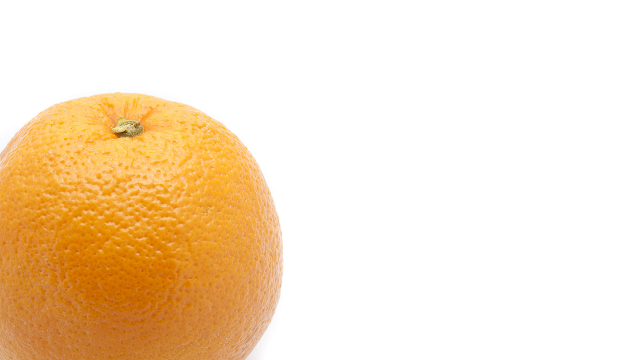
#> input picture orange.png, 640 x 360 px, found by its file name
$ python Task6.py
#> lines starting #> are read from the running program, lines starting #| are printed output that depends on the picture
#Task 6 - Kernels
#Transformation Notes
#Code written by Laura Whelan on 18/10/2020

#==========================================
#This code opens an image, builds a kernel for the image, and applies the filter to the image.
#==========================================

#import the necessary packages:
import numpy as np
import cv2
from matplotlib import pyplot as plt
from matplotlib import image as image
import easygui

#1. Open image
I = cv2.imread("Orange.png")
#> I is the input picture: shape (360, 640, 3); mean B, G, R 199.2, 226, 246.9

#2. Build a kernel for sharpening an image (researched) and apply filter to the image
kernel = np.array([[-1,-1,-1], [-1,9,-1], [-1,-1,-1]])
F = cv2.filter2D(I, -1, kernel)
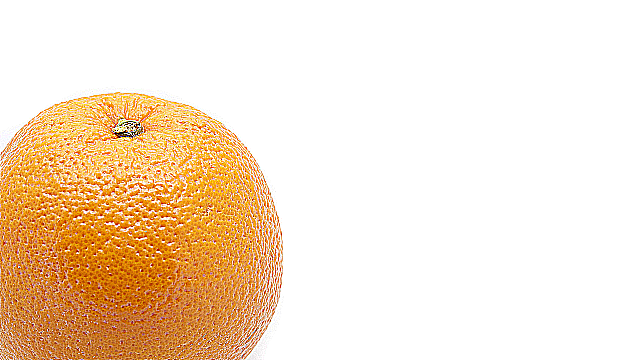
#> F: shape (360, 640, 3); mean B, G, R 202.8, 225.4, 245.8

cv2.imshow("Orange",I)
cv2.imshow("kernel applied",F)


#Advanced Task: subtract the filtered image from the original to highlight changes
S = cv2.subtract(I,F)
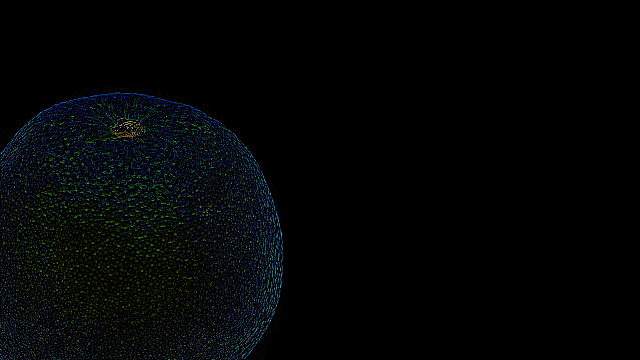
#> S: shape (360, 640, 3); mean B, G, R 5, 4.9, 2.8
cv2.imshow("Subtracted",S)
key =cv2.waitKey(0)
#> (key Esc is pressed here)
